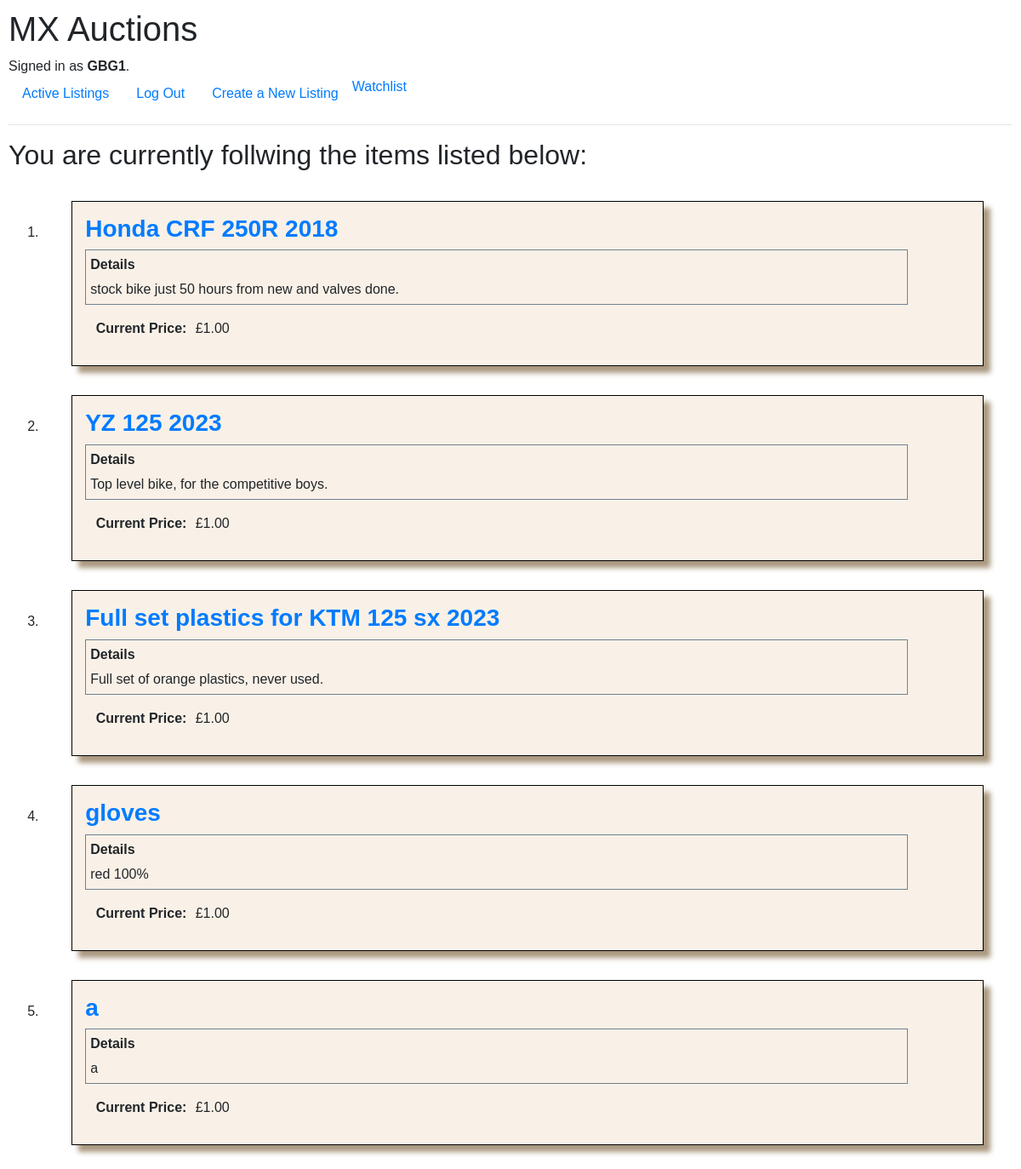
Page /watchlist (signed in) on the earlier database version.
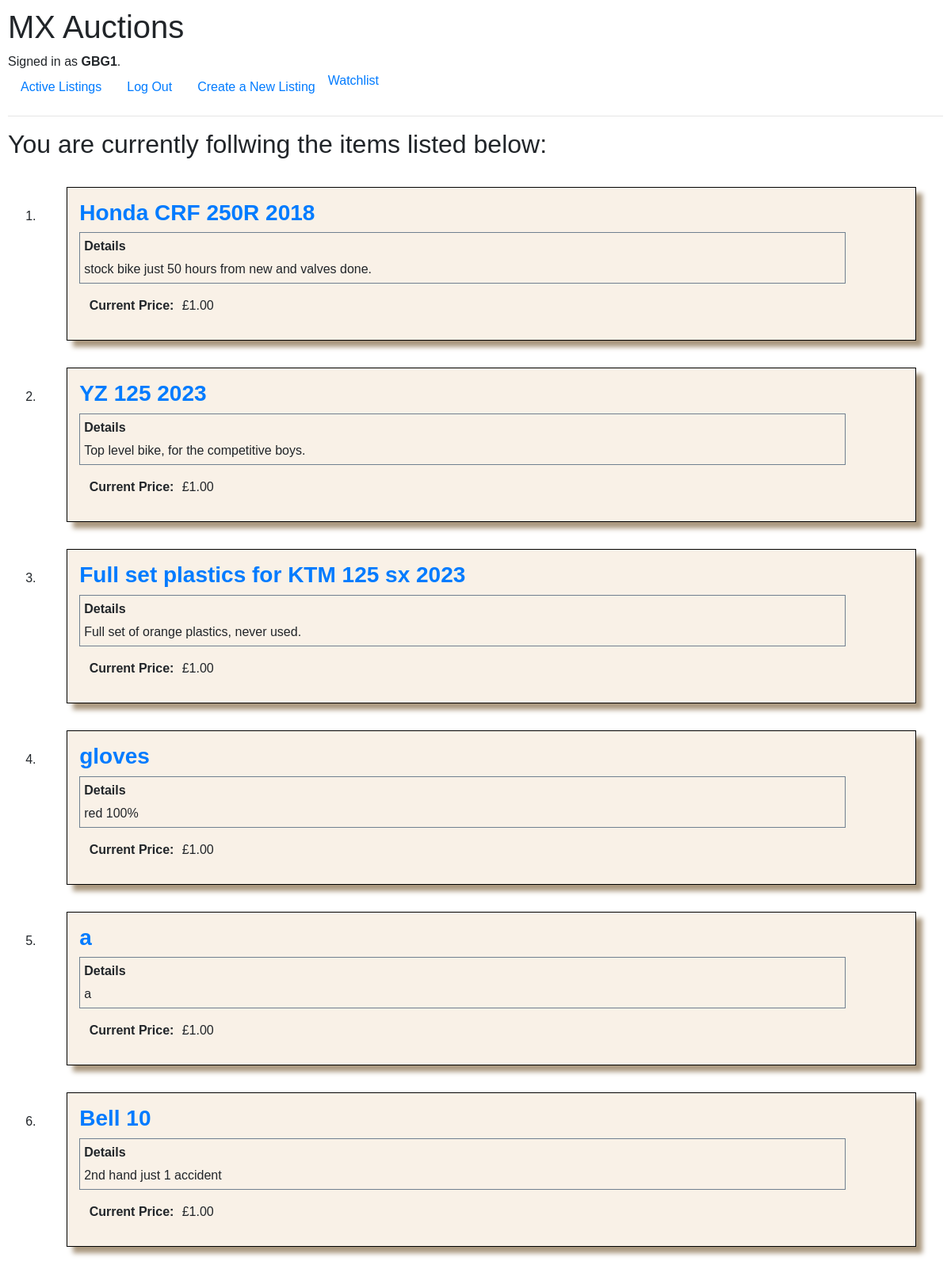
Same page on the later database version.
### auctions/models.py (models this page shows, shortened)
class Listing(models.Model):
    category = models.ForeignKey(Category, on_delete=models.SET_NULL, null = True, blank=True, related_name="listings")
    listing_title = models.CharField(max_length=256, verbose_name="Title")
    listing_details = models.TextField(verbose_name="Please enter full detailss of your Listing")
    listing_date_time = models.DateTimeField(default = now, verbose_name="Listing time")
    starting_price = models.DecimalField(max_digits=10, decimal_places=2, blank = False, default = 1, verbose_name="Starting Price")
    current_bid = models.DecimalField(max_digits=10, decimal_places=2, null = True, blank = True, verbose_name="Current Bid")
    sold_price = models.DecimalField(max_digits=10, decimal_places=2, null = True, blank = True, verbose_name="Sold Price")
    reserve = models.DecimalField(max_digits=10, decimal_places=2, verbose_name="Reserve")
    closing_time = models.DateTimeField(default = thirtysixhours, verbose_name="closingtime")
    auction_open = models.BooleanField(default = True, verbose_name="Auction Open")
    listing_image_url = models.URLField(verbose_name="URL for images for Listing Item")
    user = models.ForeignKey(User, on_delete=models.CASCADE, related_name="listings", verbose_name="Listed by")
    following = models.ManyToManyField(settings.AUTH_USER_MODEL, blank=True, related_name="followers", verbose_name="following")

### auctions/views.py (the view)
# urls.py: path('watchlist', views.watchlist, name = "watchlist"),
def watchlist(request):
    user = request.user
    if user.is_authenticated:
        followed_listings = Listing.objects.filter(following=request.user)
        return render(request, 'auctions/followed_listings.html',
                      {'followed_listings': followed_listings,
                       })
    else:
        return render(request, 'auctions/index.html',
                      {'message': 'You need to be logged in to view the Watchlist page.'})

### auctions/templates/auctions/followed_listings.html (shortened to what this page needs)
{% extends "auctions/layout.html" %}
{% block body %}
<main>
    <div class="Wishlist-Container">
        {% if followed_listings %}
        <h2>You are currently follwing the items listed below:</h2>
        <ol>
            {% for listing in followed_listings %}
            <li>
                <div class="individual-listing">
                    <a href="{% url 'listing_details' listing_id=listing.id %}">
                        <h3><strong>{{ listing.listing_title }}</strong></h3>
                    </a>
                    <div class="details">
                        <div class="listing_details">
                            <p><strong>Details</strong></p>
                            <p> {{ listing.listing_details }} </p>
                        </div>
                    </div>
                    <div class = "price-box">
                        <div class=price-title"><strong>Current Price:</strong></div><div class="price">£{{ listing.current_bid }} </div>
                    </div>
            </li>
            {% endfor %}
        </ol>
        {% else %}
        <div>
            You are not currently follwong any listings!
        </div>
        {% endif %}
    </div>
</main>
{% endblock %}

Differences in the rows shown:
added Listing: listing_title "Bell 10", listing_details "2nd hand just 1 accident", current_bid "1.00"
